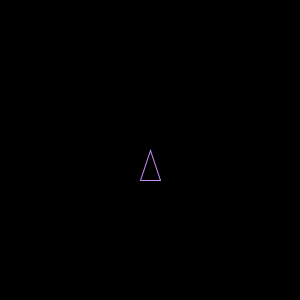
Frame 1 (no input)
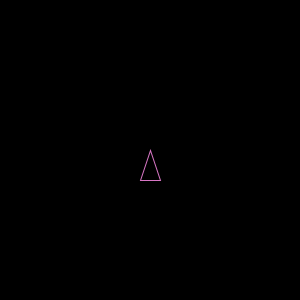
Frame 60 (the mouse pressed at the canvas centre just before this capture)
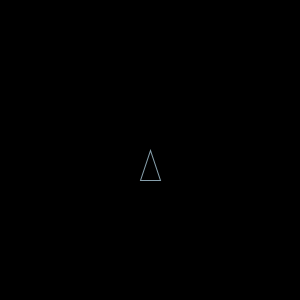
Frame 120 (the mouse held since frame 60 and released just before this capture)

The Processing sketch that drew these frames (run headless with seeded random() and noise(); from frame 60 on, the mouse is pressed at the canvas centre):

// Processing sketch: processing_180804
// ── processing_180804.pde

class projectile{
  float x,y,speed,angle,angleSpeed,damage;
  projectile(float px, float py, float pa, float ps, float d){
    x=px;
    y=py;
    angle=pa;
    speed=ps;
    damage=d;
  }
  void paint(){
    fill(255,0,0);
    noStroke();
  }
};

class Ship{
  float x,y,speed,speedX,speedY,angle,health;
  Ship(float sx, float sy, float ss, float sa){
    health = 100;
    x=sx;
    y=sy;
    speed=ss;
    angle=sa;
  }
  void paint(){
    translate(x,y);
    rotate(radians(angle));
    stroke(random(100,255),random(100,255),random(100,255));
    noFill();
    triangle(0, 0, 10, 30, -10, 30);
    rotate(-radians(angle));
  }
  void move(){
    speedX=speed*-1*sin(angle);
    speedY=speed*-1*cos(angle);
    x-=speedX;
    y-=speedY;
  }
  void slow_down(){
    if(speed>0)
      speed-=0.0025;
    if(speed<0)
      speed+=0.0025;
  }
  void update(){
    angle%=360;
    paint();
    slow_down();
    move();
  }
};

Ship ION;

void setup() {
  size(300,300);
  ION = new Ship(width/2, height/2, 0, 0);
}

void draw() {
  background(0);
  ION.update();
}

void keyPressed(){
  if(keyCode == UP)
    ION.speed+=0.05;
  else if(keyCode == DOWN)
    ION.speed-=0.05;
  else if(keyCode == RIGHT)
    ION.angle+=3;
  else if(keyCode == LEFT)
    ION.angle-=3;
}
